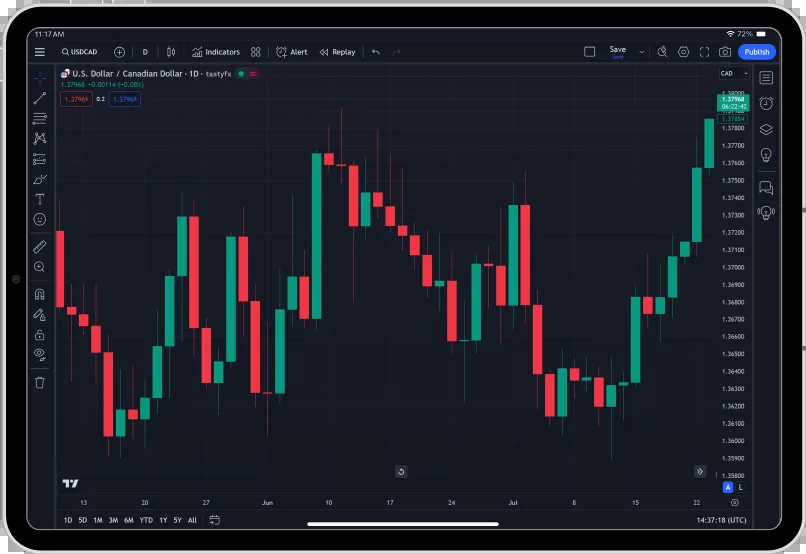
#> input picture learning/data/raw/chart1.webp, 806 x 554 px, found by its file name
$ python preprocessing.py   (older library calls are emulated)
#> lines starting #> are read from the running program, lines starting #| are printed output that depends on the picture; after the words box and inside, x2 and y2 are one past the last pixel; in counts of white or black regions, pixels touching at a corner belong together
"""
Interview Q&A — Day 2:

Q: What's the difference between Gaussian and Bilateral filter?
A: Gaussian blurs everything uniformly including edges.
   Bilateral blurs noise but detects edges and preserves them.
   For charts, bilateral is better because candle edges are important signal.

Q: When would you use Median blur over Gaussian?
A: When you have salt-and-pepper noise (random isolated black/white pixels).
   Median replaces each pixel with the neighborhood median,
   so outlier pixels get completely eliminated rather than just averaged down.

Q: Why do we filter BEFORE edge detection, not after?
A: Edge detectors (like Canny) work by finding pixel intensity gradients.
   Noise creates false gradients → false edges.
   Filtering first removes noise so only real structural edges are detected.

Interview Q&A — Day 4:

Q: What's the difference between erosion and dilation?
A: Erosion shrinks white regions — any white pixel touching a black pixel becomes black.
   Dilation expands white regions — any black pixel touching a white pixel becomes white.
   Think of erosion as "eating away" the edges of white blobs from outside in.

Q: When would you use opening vs closing?
A: Opening (erode then dilate) removes small isolated white dots (noise) without
   affecting larger continuous structures. Use it when Canny gives you speckle noise.
   Closing (dilate then erode) fills small gaps in white lines without changing their
   overall shape. Use it when Canny breaks up continuous edges — which happens a lot
   on stock chart candle wicks.

Q: Why use RETR_EXTERNAL instead of RETR_TREE for chart analysis?
A: RETR_TREE gives you every contour including nested ones (holes inside shapes).
   For individual candle detection we only care about the outer boundary of each region.
   RETR_EXTERNAL skips the inner contours and runs faster — less noise to filter out.

Q: What does CHAIN_APPROX_SIMPLE do and why does it matter?
A: It compresses contour representations by only storing the endpoints of straight segments.
   A rectangle stored with CHAIN_APPROX_NONE would have hundreds of points along each side.
   CHAIN_APPROX_SIMPLE stores just the 4 corners. Faster, less memory, same shape information.
"""

import cv2
import numpy as np
import matplotlib.pyplot as plt

class ChartPreprocessor:
    """
    Preprocesses raw stock chart screenshots for computer vision analysis.

    Wraps a full image processing pipeline that goes from a raw screenshot
    to a clean, filtered, edge-detected, and contour-labeled output ready
    for downstream ML training.

    Pipeline overview (in order):
        1. Load image → explore as NumPy array, convert color spaces, resize
        2. Apply filters → Gaussian, Median, Bilateral; compare edge quality
        3. Edge detection → Canny deep dive, thresholding (binary, Otsu, adaptive)
        4. Morphological ops → erosion, dilation, opening, closing on Canny output
        5. Contour detection → find candle regions, filter by area, draw boxes
        6. Corner detection → Harris corners to find candle turning points
        7. Region isolation → crop out device frame, keep only the chart area
        8. Full pipeline → run all steps end to end and log timing

    Methods grouped by day:
        Day 1: explore_as_array, convert_color_spaces, resize_and_crop, visualize_all
        Day 2: apply_filters, compare_filter_edges
        Day 3: canny_deep_dive, thresholding
        Day 4: morphological_operations, find_candle_contours,
               harris_corners, isolate_chart_region
        All:   run_full_pipeline

    Example usage:
        processor = ChartPreprocessor("data/raw/chart1.webp")
        processor.apply_filters()
        contours = processor.find_candle_contours()
        isolated = processor.isolate_chart_region()
        results  = processor.run_full_pipeline()
    """

    def __init__(self, image_path: str):
        # OpenCV reads images in BGR by default (not RGB)
        # BGR = Blue, Green, Red — historical reason from early camera hardware
        self.bgr_image = cv2.imread(image_path)
#> self.bgr_image is the input picture: shape (554, 806, 3); mean B, G, R 43.1, 35.4, 32.2
        self.image_path = image_path

        if self.bgr_image is None:
            raise ValueError(f"Could not load image from {image_path}")

        # all tunable numbers live here — change one place and every method picks it up
        self.config = {
            'bilateral_d':           9,
            'bilateral_sigma_color': 75,
            'bilateral_sigma_space': 75,
            'canny_low':             50,
            'canny_high':            150,
            'morph_kernel_size':     3,
            'contour_min_area':      100,
            'contour_max_area':      50000,
            'harris_block_size':     2,
            'harris_k':              0.04,
            'resize_target':         (224, 224),
        }

        print(f"Image loaded successfully")
        print(f"Shape: {self.bgr_image.shape}")   # (height, width, channels)
#| Shape: (554, 806, 3)
        print(f"dtype: {self.bgr_image.dtype}")   # uint8 = values 0-255
#| dtype: uint8
        print(f"Min pixel value: {self.bgr_image.min()}")
#| Min pixel value: 0
        print(f"Max pixel value: {self.bgr_image.max()}")
#| Max pixel value: 255

    # ------------------------------------------------------------------
    # DAY 1
    # ------------------------------------------------------------------

    # [338 lines left out: functions explore_as_array, convert_color_spaces, resize_and_crop, visualize_all, apply_filters, _plot_filters and 5 more, not called in this run]

    # ------------------------------------------------------------------
    # DAY 4
    # ------------------------------------------------------------------

    def morphological_operations(self):
        """
        Morphological operations reshape the white regions in a binary/edge image.
        We feed them the Canny output from Day 3 and transform it four different ways
        to understand what each operation does to stock chart edge lines.

        The pipeline here is: grayscale → bilateral filter → Canny → morph ops.
        We rerun bilateral+Canny internally instead of accepting them as params
        so this method is self-contained and callable from find_candle_contours too.
        """
        # first convert to grayscale — all our processing lives in single-channel space
        gray = cv2.cvtColor(self.bgr_image, cv2.COLOR_BGR2GRAY)
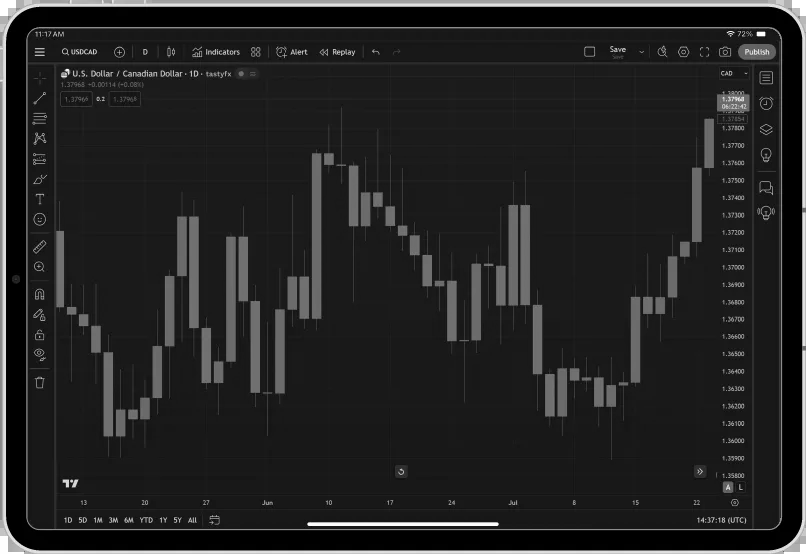
#> gray: shape (554, 806); min 0, max 255, mean 35.5

        # bilateral filter before Canny — we validated this is the best filter for
        # chart images on Day 2 because it smooths noise while keeping candle edges sharp
        bilateral = cv2.bilateralFilter(
            gray,
            d=self.config['bilateral_d'],
            sigmaColor=self.config['bilateral_sigma_color'],
            sigmaSpace=self.config['bilateral_sigma_space'],
        )

        # run Canny on the bilateral output — 50/150 is our "medium" setting from Day 3
        # these thresholds hit the sweet spot between catching real edges and avoiding noise
        canny = cv2.Canny(bilateral, self.config['canny_low'], self.config['canny_high'])
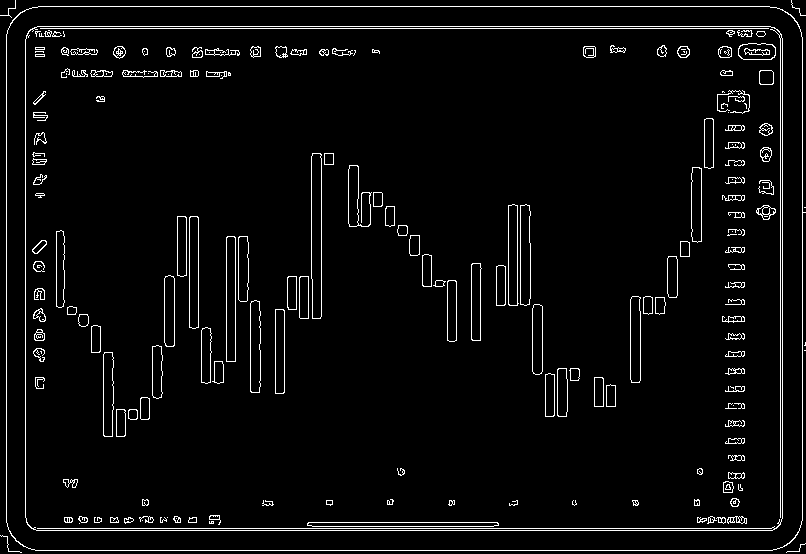
#> canny: shape (554, 806); 4.1% white in thin lines or dots

        # cross-shaped kernel for erosion and opening — only touches the 4 cardinal neighbors
        # (center + up/down/left/right), not the 4 diagonal corners
        # Canny edges are exactly 1 pixel wide — a 3x3 rect kernel checks 8 neighbors and
        # a single-pixel line fails the "all neighbors must be white" erosion test, turning black
        # the cross only checks 4 neighbors so thin 1-pixel lines can survive erosion
        ks = self.config['morph_kernel_size']
        kernel_small = cv2.getStructuringElement(cv2.MORPH_CROSS, (ks, ks))

        # rectangular kernel for dilation and closing — checks all 8 neighbors (full 3x3 square)
        # more aggressive coverage is exactly what we want when expanding or filling gaps:
        # we want dilation to reach diagonally adjacent pixels so tiny gaps bridge properly
        kernel_rect = cv2.getStructuringElement(cv2.MORPH_RECT, (ks, ks))

        # EROSION with cross kernel: thin 1-pixel Canny edges can survive because the cross
        # touches fewer pixels — a rect kernel would wipe them out completely (all black result)
        eroded = cv2.erode(canny, kernel_small, iterations=1)
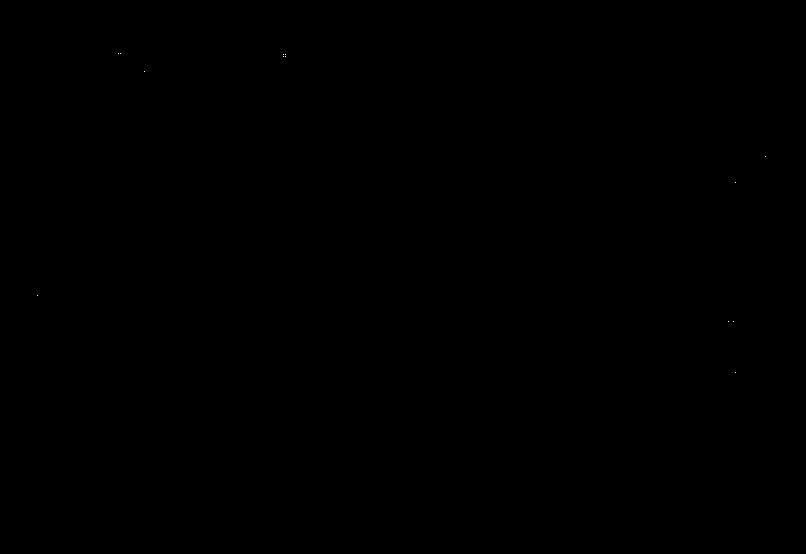
#> eroded: shape (554, 806); 0% white in thin lines or dots, all inside (x1, y1, x2, y2) = (37, 53, 766, 373)

        # DILATION with rect kernel: more aggressive 8-neighbor check expands edges outward
        # and starts to bridge tiny gaps — rect is fine here because we're adding pixels, not removing
        dilated = cv2.dilate(canny, kernel_rect, iterations=1)
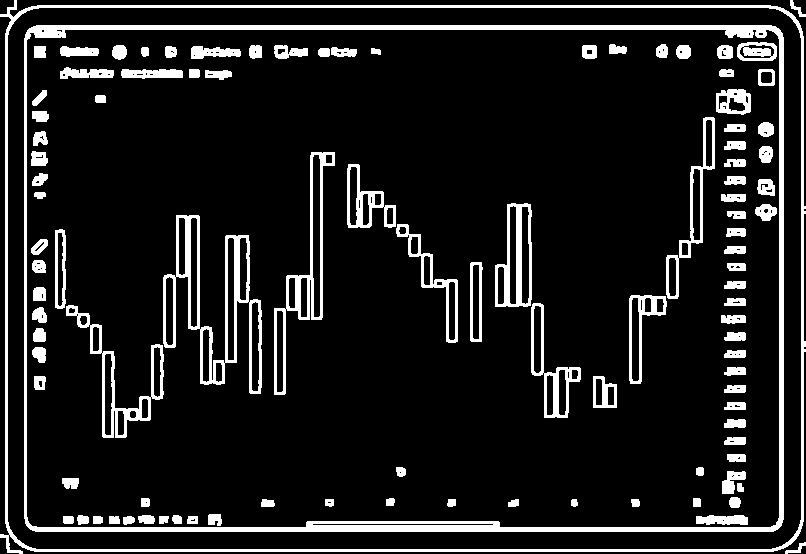
#> dilated: shape (554, 806); 11.8% white; 104 white regions, largest, box (x1, y1, x2, y2) and area: (24, 25, 784, 532) 13020, (0, 0, 806, 554) 8267, (163, 215, 262, 394) 4082

        # OPENING with cross kernel: erode-then-dilate — small isolated specks disappear but
        # 1-pixel-wide Canny lines survive the erosion step because cross is gentler than rect
        opened = cv2.morphologyEx(canny, cv2.MORPH_OPEN, kernel_small)
#> opened: shape (554, 806); 0.01% white in thin lines or dots, all inside (x1, y1, x2, y2) = (36, 52, 767, 374)

        # CLOSING with rect kernel: dilate-then-erode — rect dilation aggressively bridges gaps
        # in broken candle edges, then erosion pulls the thickness back to normal
        # most useful output for contour detection because gap-free edges = whole candle contours
        closed = cv2.morphologyEx(canny, cv2.MORPH_CLOSE, kernel_rect)
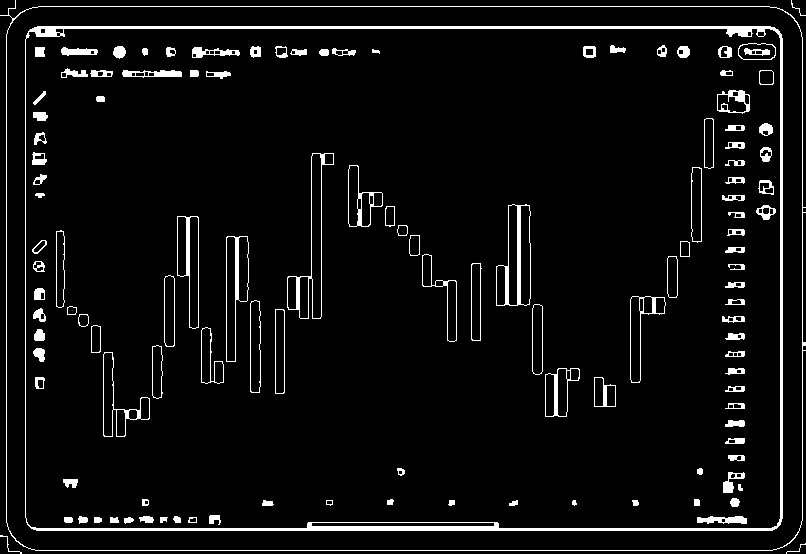
#> closed: shape (554, 806); 5.5% white; 124 white regions

        self._plot_morphological(canny, eroded, dilated, opened, closed)

        # return closing because it gives us the most complete, gap-free edge map for contours
        return closed

    def _plot_morphological(self, canny, eroded, dilated, opened, closed):
        """
        Private helper — just handles the matplotlib side of morphological_operations.
        Kept separate so the main method stays focused on the actual CV logic.
        """
        fig, axes = plt.subplots(1, 5, figsize=(25, 5))
        fig.suptitle('Day 4: Morphological Operations', fontsize=16)

        images = [canny, eroded, dilated, opened, closed]
        titles = [
            'Canny Input',
            'Erosion\n(shrinks white)',
            'Dilation\n(expands white)',
            'Opening\n(removes noise)',
            'Closing\n(fills gaps) ← our choice'
        ]

        for ax, img, title in zip(axes, images, titles):
            ax.imshow(img, cmap='gray')
            ax.set_title(title)
            ax.axis('off')
#> this loop made 5 passes
#> title on pass 1: 'Canny Input'

        plt.tight_layout()
        plt.savefig('day4_morphological.png', dpi=150, bbox_inches='tight')
        plt.show()
        print("Saved: day4_morphological.png")

    def find_candle_contours(self):
        """
        Finds and filters contours from the morphological closing result.

        Contours are the outlines of connected white regions in a binary image.
        We use the closed edge map (not raw Canny) because closing fills the tiny gaps
        that would otherwise split one candle body into many small disconnected contours.

        Area filtering is the key step here:
        - Under 100px is almost certainly sensor/compression noise
        - Over 50000px is almost certainly the full chart border
        - Anything in between is a candidate for an individual candle or chart element
        """
        # call morphological_operations to get the gap-filled edge map
        # this also runs bilateral + Canny internally so we don't duplicate that code
        closed = self.morphological_operations()
#> the loop in _plot_morphological (call 2), `for ax, img, title in zip(axes, images, titles):` made 5 passes

        # RETR_EXTERNAL: only grab outermost contours, skip any holes nested inside shapes
        # CHAIN_APPROX_SIMPLE: compress straight runs into endpoint pairs only (saves memory)
        # findContours returns the contours list and a hierarchy array (we ignore hierarchy here)
        contours, _ = cv2.findContours(closed, cv2.RETR_EXTERNAL, cv2.CHAIN_APPROX_SIMPLE)
#> contours = 4 contours, 3 with area under 20; largest, box (x1, y1, x2, y2) and area: (0, 0, 806, 551) 432024

        print(f"\nTotal contours found before filtering: {len(contours)}")
#| Total contours found before filtering: 4

        # throw out anything suspiciously small (noise) or suspiciously large (chart border)
        MIN_AREA = self.config['contour_min_area']
        MAX_AREA = self.config['contour_max_area']

        filtered = [c for c in contours if MIN_AREA < cv2.contourArea(c) < MAX_AREA]
#> filtered = []

        print(f"Contours after area filter ({MIN_AREA}–{MAX_AREA}px²): {len(filtered)}")
#| Contours after area filter (100–50000px²): 0

        # work on a copy so we don't permanently draw on self.bgr_image
        result_img = self.bgr_image.copy()
        detections = []

        for contour in filtered:
            # boundingRect gives the smallest upright rectangle that contains this contour
            # returns top-left corner (x, y) and dimensions (w, h)
            x, y, w, h = cv2.boundingRect(contour)

            area = cv2.contourArea(contour)

            # moments are weighted pixel sums — m00 is total area (like mass),
            # m10/m01 are the x/y weighted sums used to find center of mass
            M = cv2.moments(contour)
            centroid = None
            if M["m00"] != 0:   # guard against divide-by-zero on degenerate contours
                cx = int(M["m10"] / M["m00"])  # centroid x coordinate
                cy = int(M["m01"] / M["m00"])  # centroid y coordinate
                centroid = (cx, cy)

                # red filled circle (BGR = 0,0,255) at the centroid, radius 4
                cv2.circle(result_img, (cx, cy), 4, (0, 0, 255), -1)

            # green bounding box (BGR = 0,255,0), thickness 2 — bottom-right = top-left + size
            cv2.rectangle(result_img, (x, y), (x + w, y + h), (0, 255, 0), 2)

            detections.append({
                "contour":  contour,
                "bbox":     (x, y, w, h),
                "centroid": centroid,
                "area":     area,
            })
#> this loop made 0 passes
#> after the loop, detections = []

        # draw the actual contour outlines in white on top of everything
        # -1 as the contour index means "draw all of them" in one call
        # thickness=1 keeps them thin so they don't swamp the bounding boxes
        cv2.drawContours(result_img, filtered, -1, (255, 255, 255), 1)

        # rebuild canny for the visualization panel — we need the pre-morphology version
        # to show the full before/after in the side-by-side plot
        gray          = cv2.cvtColor(self.bgr_image, cv2.COLOR_BGR2GRAY)
        bilateral_vis = cv2.bilateralFilter(
            gray,
            d=self.config['bilateral_d'],
            sigmaColor=self.config['bilateral_sigma_color'],
            sigmaSpace=self.config['bilateral_sigma_space'],
        )
        canny_vis = cv2.Canny(bilateral_vis, self.config['canny_low'], self.config['canny_high'])

        self._plot_contours(self.bgr_image, canny_vis, closed, result_img)

        return detections

    # [128 lines left out: functions harris_corners, _plot_harris, isolate_chart_region, _plot_isolation, not called in this run]

    def _plot_contours(self, original, canny, morphed, result):
        """
        Private helper — visualizes the four stages of the contour detection pipeline.
        original and result are BGR so we convert them to RGB for matplotlib.
        canny and morphed are grayscale so they use cmap='gray'.
        """
        fig, axes = plt.subplots(1, 4, figsize=(20, 5))
        fig.suptitle('Day 4: Contour Detection', fontsize=16)

        # matplotlib expects RGB, OpenCV stores BGR — have to flip the color channels
        original_rgb = cv2.cvtColor(original, cv2.COLOR_BGR2RGB)
        result_rgb   = cv2.cvtColor(result,   cv2.COLOR_BGR2RGB)

        images = [original_rgb, canny, morphed, result_rgb]
        titles = ['Original', 'Canny Edges', 'After Closing', 'Detected Regions']
        # None means matplotlib will render it as a full-color image
        cmaps  = [None, 'gray', 'gray', None]

        for ax, img, title, cmap in zip(axes, images, titles, cmaps):
            ax.imshow(img, cmap=cmap)
            ax.set_title(title)
            ax.axis('off')
#> this loop made 4 passes

        plt.tight_layout()
        plt.savefig('day4_contours.png', dpi=150, bbox_inches='tight')
        plt.show()
        print("Saved: day4_contours.png")

    # [87 lines left out: functions run_full_pipeline, _plot_pipeline, not called in this run]


# ------------------------------------------------------------------
# ENTRY POINT
# ------------------------------------------------------------------

if __name__ == "__main__":
    import sys
    image_path = sys.argv[1] if len(sys.argv) > 1 else "/Users/sanjanawaghray/Documents/projects/Computer-Vision-1/learning/data/raw/chart1.webp"

    processor = ChartPreprocessor(image_path)

    # [13 lines of commented-out code are left out]
    processor.morphological_operations()
    processor.find_candle_contours()
